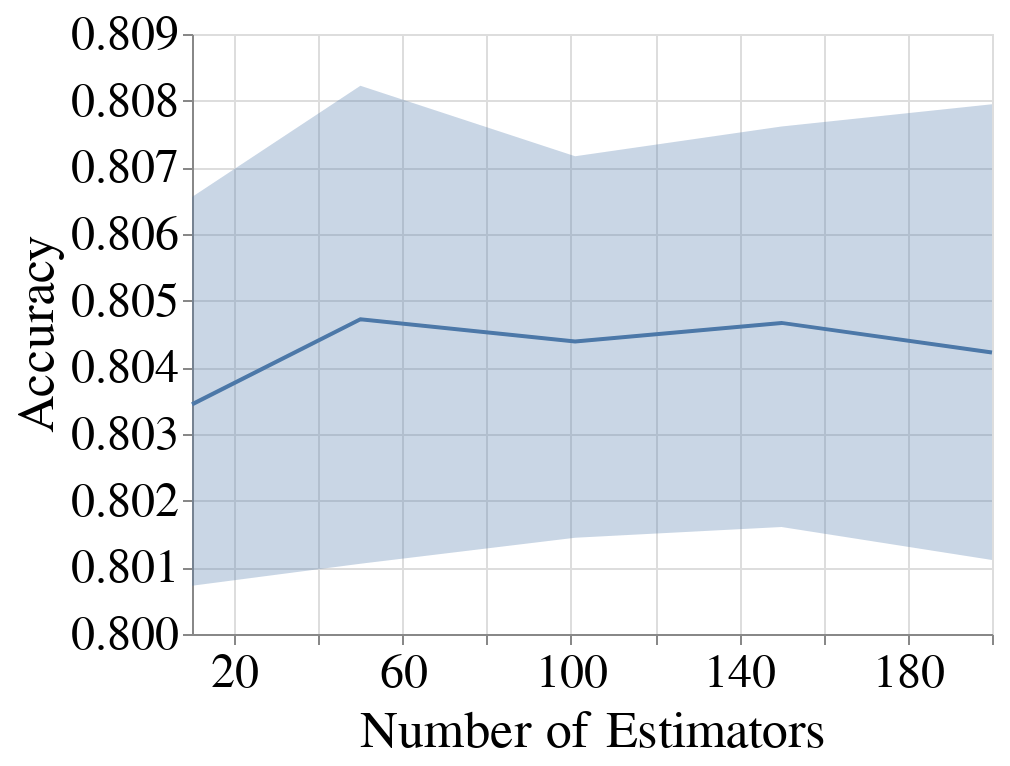

Here is the notebook cell this chart was saved with:
### Markdown cell above
### Group Metrics

### Code cell
create_plot_for_diff_bootstrap_sizes(all_subgroup_metrics_df,
                                     dataset_name=DATASET_NAMES[0],
                                     metric_name='Accuracy',
                                     model_name=MODEL_NAMES[0],
                                     with_band=True)

### Figure 1 — Vega-Lite specification as saved in the notebook (floating-point values rounded to 4 significant figures)
{"config": {"view": {"continuousWidth": 400, "continuousHeight": 300}, "axis": {"labelFontSize": 24, "labelFontWeight": "normal", "titleFontSize": 26, "titleFontWeight": "normal"}, "legend": {"columns": 2, "direction": "horizontal", "labelFontSize": 22, "labelLimit": 400, "orient": "top", "symbolStrokeWidth": 10, "titleAnchor": "middle", "titleFontSize": 24, "titleLimit": 300}, "title": {"fontSize": 22}}, "layer": [{"mark": {"type": "errorband", "extent": "ci"}, "encoding": {"x": {"field": "Num_Estimators", "scale": {"domain": [10, 200], "nice": false, "zero": false}, "title": "Number of Estimators", "type": "quantitative"}, "y": {"field": "Metric_Value", "scale": {"zero": false}, "title": "Accuracy", "type": "quantitative"}}}, {"mark": "line", "encoding": {"x": {"field": "Num_Estimators", "scale": {"domain": [10, 200], "nice": false, "zero": false}, "title": "Number of Estimators", "type": "quantitative"}, "y": {"aggregate": "mean", "field": "Metric_Value", "scale": {"zero": false}, "title": "Accuracy", "type": "quantitative"}}}], "data": {"name": "data-174f6ba7619087624e8a2f684c31af45"}, "$schema": "https://vega.github.io/schema/vega-lite/v4.17.0.json", "datasets": {"data-174f6ba7619087624e8a2f684c31af45": [{"Metric": "Accuracy", "Model_Name": "RandomForestClassifier", "Dataset_Name": "Folktables_CA_2018_Income", "Num_Estimators": 10, "Record_Create_Date_Time": "2024-02-24T22:03:06.218000", "Session_Uuid": "0f6a39fe-817f-42a6-99d0-a0801d2722bf", "Experiment_Iteration": "Exp_iter_1", "Dataset_Split_Seed": 100, "Fair_Intervention_Params_Lst": "[0.0]", "Intervention_Param": 0.0, "Run_Start_Date_Time": "2024-02-24T22:01:10.017000", "Subgroup": "overall", "Metric_Value": 0.7987}, {"Metric": "Accuracy", "Model_Name": "RandomForestClassifier", "Dataset_Name": "Folktables_CA_2018_Income", "Num_Estimators": 10, "Record_Create_Date_Time": "2024-02-24T22:03:36.862000", "Session_Uuid": "0f6a39fe-817f-42a6-99d0-a0801d2722bf", "Experiment_Iteration": "Exp_iter_2", "Dataset_Split_Seed": 200, "Fair_Intervention_Params_Lst": "[0.0]", "Intervention_Param": 0.0, "Run_Start_Date_Time": "2024-02-24T22:01:43.940000", "Subgroup": "overall", "Metric_Value": 0.805}, {"Metric": "Accuracy", "Model_Name": "RandomForestClassifier", "Dataset_Name": "Folktables_CA_2018_Income", "Num_Estimators": 10, "Record_Create_Date_Time": "2024-02-24T22:04:26.537000", "Session_Uuid": "0f6a39fe-817f-42a6-99d0-a0801d2722bf", "Experiment_Iteration": "Exp_iter_3", "Dataset_Split_Seed": 300, "Fair_Intervention_Params_Lst": "[0.0]", "Intervention_Param": 0.0, "Run_Start_Date_Time": "2024-02-24T22:02:28.125000", "Subgroup": "overall", "Metric_Value": 0.8027}, {"Metric": "Accuracy", "Model_Name": "RandomForestClassifier", "Dataset_Name": "Folktables_CA_2018_Income", "Num_Estimators": 10, "Record_Create_Date_Time": "2024-02-24T22:04:43.618000", "Session_Uuid": "0f6a39fe-817f-42a6-99d0-a0801d2722bf", "Experiment_Iteration": "Exp_iter_4", "Dataset_Split_Seed": 400, "Fair_Intervention_Params_Lst": "[0.0]", "Intervention_Param": 0.0, "Run_Start_Date_Time": "2024-02-24T22:02:49.106000", "Subgroup": "overall", "Metric_Value": 0.8023}, {"Metric": "Accuracy", "Model_Name": "RandomForestClassifier", "Dataset_Name": "Folktables_CA_2018_Income", "Num_Estimators": 10, "Record_Create_Date_Time": "2024-02-24T22:05:06.411000", "Session_Uuid": "0f6a39fe-817f-42a6-99d0-a0801d2722bf", "Experiment_Iteration": "Exp_iter_5", "Dataset_Split_Seed": 500, "Fair_Intervention_Params_Lst": "[0.0]", "Intervention_Param": 0.0, "Run_Start_Date_Time": "2024-02-24T22:03:10.363000", "Subgroup": "overall", "Metric_Value": 0.801}, {"Metric": "Accuracy", "Model_Name": "RandomForestClassifier", "Dataset_Name": "Folktables_CA_2018_Income", "Num_Estimators": 10, "Record_Create_Date_Time": "2024-02-24T22:05:26.238000", "Session_Uuid": "0f6a39fe-817f-42a6-99d0-a0801d2722bf", "Experiment_Iteration": "Exp_iter_6", "Dataset_Split_Seed": 600, "Fair_Intervention_Params_Lst": "[0.0]", "Intervention_Param": 0.0, "Run_Start_Date_Time": "2024-02-24T22:03:27.823000", "Subgroup": "overall", "Metric_Value": 0.811}, {"Metric": "Accuracy", "Model_Name": "RandomForestClassifier", "Dataset_Name": "Folktables_CA_2018_Income", "Num_Estimators": 50, "Record_Create_Date_Time": "2024-02-24T15:56:18.751000", "Session_Uuid": "f12c5c59-e58a-4f5a-bc5b-e33f81189fd7", "Experiment_Iteration": "Exp_iter_1", "Dataset_Split_Seed": 100, "Fair_Intervention_Params_Lst": "[0.0]", "Intervention_Param": 0.0, "Run_Start_Date_Time": "2024-02-24T15:47:09.491000", "Subgroup": "overall", "Metric_Value": 0.798}, {"Metric": "Accuracy", "Model_Name": "RandomForestClassifier", "Dataset_Name": "Folktables_CA_2018_Income", "Num_Estimators": 50, "Record_Create_Date_Time": "2024-02-24T16:22:05.351000", "Session_Uuid": "f12c5c59-e58a-4f5a-bc5b-e33f81189fd7", "Experiment_Iteration": "Exp_iter_2", "Dataset_Split_Seed": 200, "Fair_Intervention_Params_Lst": "[0.0]", "Intervention_Param": 0.0, "Run_Start_Date_Time": "2024-02-24T16:12:38.307000", "Subgroup": "overall", "Metric_Value": 0.8067}, {"Metric": "Accuracy", "Model_Name": "RandomForestClassifier", "Dataset_Name": "Folktables_CA_2018_Income", "Num_Estimators": 50, "Record_Create_Date_Time": "2024-02-24T16:23:55.740000", "Session_Uuid": "f12c5c59-e58a-4f5a-bc5b-e33f81189fd7", "Experiment_Iteration": "Exp_iter_4", "Dataset_Split_Seed": 400, "Fair_Intervention_Params_Lst": "[0.0]", "Intervention_Param": 0.0, "Run_Start_Date_Time": "2024-02-24T16:14:35.126000", "Subgroup": "overall", "Metric_Value": 0.8077}, {"Metric": "Accuracy", "Model_Name": "RandomForestClassifier", "Dataset_Name": "Folktables_CA_2018_Income", "Num_Estimators": 50, "Record_Create_Date_Time": "2024-02-24T16:31:34.018000", "Session_Uuid": "f12c5c59-e58a-4f5a-bc5b-e33f81189fd7", "Experiment_Iteration": "Exp_iter_3", "Dataset_Split_Seed": 300, "Fair_Intervention_Params_Lst": "[0.0]", "Intervention_Param": 0.0, "Run_Start_Date_Time": "2024-02-24T16:22:06.233000", "Subgroup": "overall", "Metric_Value": 0.8053}, {"Metric": "Accuracy", "Model_Name": "RandomForestClassifier", "Dataset_Name": "Folktables_CA_2018_Income", "Num_Estimators": 50, "Record_Create_Date_Time": "2024-02-24T16:33:13.931000", "Session_Uuid": "f12c5c59-e58a-4f5a-bc5b-e33f81189fd7", "Experiment_Iteration": "Exp_iter_5", "Dataset_Split_Seed": 500, "Fair_Intervention_Params_Lst": "[0.0]", "Intervention_Param": 0.0, "Run_Start_Date_Time": "2024-02-24T16:23:57.349000", "Subgroup": "overall", "Metric_Value": 0.7997}, {"Metric": "Accuracy", "Model_Name": "RandomForestClassifier", "Dataset_Name": "Folktables_CA_2018_Income", "Num_Estimators": 50, "Record_Create_Date_Time": "2024-02-24T16:42:30.408000", "Session_Uuid": "f12c5c59-e58a-4f5a-bc5b-e33f81189fd7", "Experiment_Iteration": "Exp_iter_6", "Dataset_Split_Seed": 600, "Fair_Intervention_Params_Lst": "[0.0]", "Intervention_Param": 0.0, "Run_Start_Date_Time": "2024-02-24T16:33:15.280000", "Subgroup": "overall", "Metric_Value": 0.811}, {"Metric": "Accuracy", "Model_Name": "RandomForestClassifier", "Dataset_Name": "Folktables_CA_2018_Income", "Num_Estimators": 101, "Record_Create_Date_Time": "2024-02-24T16:37:30.256000", "Session_Uuid": "d9a91e93-d876-40fe-98be-41ec023e789f", "Experiment_Iteration": "Exp_iter_1", "Dataset_Split_Seed": 100, "Fair_Intervention_Params_Lst": "[0.0]", "Intervention_Param": 0.0, "Run_Start_Date_Time": "2024-02-24T16:17:02.907000", "Subgroup": "overall", "Metric_Value": 0.799}, {"Metric": "Accuracy", "Model_Name": "RandomForestClassifier", "Dataset_Name": "Folktables_CA_2018_Income", "Num_Estimators": 101, "Record_Create_Date_Time": "2024-02-24T16:38:15.529000", "Session_Uuid": "d9a91e93-d876-40fe-98be-41ec023e789f", "Experiment_Iteration": "Exp_iter_4", "Dataset_Split_Seed": 400, "Fair_Intervention_Params_Lst": "[0.0]", "Intervention_Param": 0.0, "Run_Start_Date_Time": "2024-02-24T16:19:14.752000", "Subgroup": "overall", "Metric_Value": 0.807}, {"Metric": "Accuracy", "Model_Name": "RandomForestClassifier", "Dataset_Name": "Folktables_CA_2018_Income", "Num_Estimators": 101, "Record_Create_Date_Time": "2024-02-24T16:56:06.997000", "Session_Uuid": "d9a91e93-d876-40fe-98be-41ec023e789f", "Experiment_Iteration": "Exp_iter_5", "Dataset_Split_Seed": 500, "Fair_Intervention_Params_Lst": "[0.0]", "Intervention_Param": 0.0, "Run_Start_Date_Time": "2024-02-24T16:38:16.381000", "Subgroup": "overall", "Metric_Value": 0.803}, {"Metric": "Accuracy", "Model_Name": "RandomForestClassifier", "Dataset_Name": "Folktables_CA_2018_Income", "Num_Estimators": 101, "Record_Create_Date_Time": "2024-02-24T16:56:31.109000", "Session_Uuid": "d9a91e93-d876-40fe-98be-41ec023e789f", "Experiment_Iteration": "Exp_iter_2", "Dataset_Split_Seed": 200, "Fair_Intervention_Params_Lst": "[0.0]", "Intervention_Param": 0.0, "Run_Start_Date_Time": "2024-02-24T16:37:32.273000", "Subgroup": "overall", "Metric_Value": 0.805}, {"Metric": "Accuracy", "Model_Name": "RandomForestClassifier", "Dataset_Name": "Folktables_CA_2018_Income", "Num_Estimators": 101, "Record_Create_Date_Time": "2024-02-24T17:14:00.415000", "Session_Uuid": "d9a91e93-d876-40fe-98be-41ec023e789f", "Experiment_Iteration": "Exp_iter_6", "Dataset_Split_Seed": 600, "Fair_Intervention_Params_Lst": "[0.0]", "Intervention_Param": 0.0, "Run_Start_Date_Time": "2024-02-24T16:56:08.482000", "Subgroup": "overall", "Metric_Value": 0.81}, {"Metric": "Accuracy", "Model_Name": "RandomForestClassifier", "Dataset_Name": "Folktables_CA_2018_Income", "Num_Estimators": 101, "Record_Create_Date_Time": "2024-02-24T17:16:47.581000", "Session_Uuid": "d9a91e93-d876-40fe-98be-41ec023e789f", "Experiment_Iteration": "Exp_iter_3", "Dataset_Split_Seed": 300, "Fair_Intervention_Params_Lst": "[0.0]", "Intervention_Param": 0.0, "Run_Start_Date_Time": "2024-02-24T16:56:31.776000", "Subgroup": "overall", "Metric_Value": 0.8023}, {"Metric": "Accuracy", "Model_Name": "RandomForestClassifier", "Dataset_Name": "Folktables_CA_2018_Income", "Num_Estimators": 150, "Record_Create_Date_Time": "2024-02-24T16:49:46.953000", "Session_Uuid": "c4ce3ca1-31dc-4742-9386-91112ff5ed69", "Experiment_Iteration": "Exp_iter_1", "Dataset_Split_Seed": 100, "Fair_Intervention_Params_Lst": "[0.0]", "Intervention_Param": 0.0, "Run_Start_Date_Time": "2024-02-24T16:21:02.579000", "Subgroup": "overall", "Metric_Value": 0.7983}, {"Metric": "Accuracy", "Model_Name": "RandomForestClassifier", "Dataset_Name": "Folktables_CA_2018_Income", "Num_Estimators": 150, "Record_Create_Date_Time": "2024-02-24T16:51:35.220000", "Session_Uuid": "c4ce3ca1-31dc-4742-9386-91112ff5ed69", "Experiment_Iteration": "Exp_iter_4", "Dataset_Split_Seed": 400, "Fair_Intervention_Params_Lst": "[0.0]", "Intervention_Param": 0.0, "Run_Start_Date_Time": "2024-02-24T16:22:29.728000", "Subgroup": "overall", "Metric_Value": 0.8077}, {"Metric": "Accuracy", "Model_Name": "RandomForestClassifier", "Dataset_Name": "Folktables_CA_2018_Income", "Num_Estimators": 150, "Record_Create_Date_Time": "2024-02-24T17:17:29.502000", "Session_Uuid": "c4ce3ca1-31dc-4742-9386-91112ff5ed69", "Experiment_Iteration": "Exp_iter_2", "Dataset_Split_Seed": 200, "Fair_Intervention_Params_Lst": "[0.0]", "Intervention_Param": 0.0, "Run_Start_Date_Time": "2024-02-24T16:49:48.735000", "Subgroup": "overall", "Metric_Value": 0.806}, {"Metric": "Accuracy", "Model_Name": "RandomForestClassifier", "Dataset_Name": "Folktables_CA_2018_Income", "Num_Estimators": 150, "Record_Create_Date_Time": "2024-02-24T17:19:15.604000", "Session_Uuid": "c4ce3ca1-31dc-4742-9386-91112ff5ed69", "Experiment_Iteration": "Exp_iter_5", "Dataset_Split_Seed": 500, "Fair_Intervention_Params_Lst": "[0.0]", "Intervention_Param": 0.0, "Run_Start_Date_Time": "2024-02-24T16:51:36.152000", "Subgroup": "overall", "Metric_Value": 0.802}, {"Metric": "Accuracy", "Model_Name": "RandomForestClassifier", "Dataset_Name": "Folktables_CA_2018_Income", "Num_Estimators": 150, "Record_Create_Date_Time": "2024-02-24T17:44:59.737000", "Session_Uuid": "c4ce3ca1-31dc-4742-9386-91112ff5ed69", "Experiment_Iteration": "Exp_iter_3", "Dataset_Split_Seed": 300, "Fair_Intervention_Params_Lst": "[0.0]", "Intervention_Param": 0.0, "Run_Start_Date_Time": "2024-02-24T17:17:30.335000", "Subgroup": "overall", "Metric_Value": 0.8037}, {"Metric": "Accuracy", "Model_Name": "RandomForestClassifier", "Dataset_Name": "Folktables_CA_2018_Income", "Num_Estimators": 150, "Record_Create_Date_Time": "2024-02-24T17:51:00.188000", "Session_Uuid": "c4ce3ca1-31dc-4742-9386-91112ff5ed69", "Experiment_Iteration": "Exp_iter_6", "Dataset_Split_Seed": 600, "Fair_Intervention_Params_Lst": "[0.0]", "Intervention_Param": 0.0, "Run_Start_Date_Time": "2024-02-24T17:19:16.606000", "Subgroup": "overall", "Metric_Value": 0.8103}, {"Metric": "Accuracy", "Model_Name": "RandomForestClassifier", "Dataset_Name": "Folktables_CA_2018_Income", "Num_Estimators": 200, "Record_Create_Date_Time": "2024-02-24T17:02:40.552000", "Session_Uuid": "f7c0575e-6607-4d44-a07c-0facc7afa75a", "Experiment_Iteration": "Exp_iter_1", "Dataset_Split_Seed": 100, "Fair_Intervention_Params_Lst": "[0.0]", "Intervention_Param": 0.0, "Run_Start_Date_Time": "2024-02-24T16:24:50.154000", "Subgroup": "overall", "Metric_Value": 0.7983}, {"Metric": "Accuracy", "Model_Name": "RandomForestClassifier", "Dataset_Name": "Folktables_CA_2018_Income", "Num_Estimators": 200, "Record_Create_Date_Time": "2024-02-24T17:03:51.676000", "Session_Uuid": "f7c0575e-6607-4d44-a07c-0facc7afa75a", "Experiment_Iteration": "Exp_iter_4", "Dataset_Split_Seed": 400, "Fair_Intervention_Params_Lst": "[0.0]", "Intervention_Param": 0.0, "Run_Start_Date_Time": "2024-02-24T16:26:27.589000", "Subgroup": "overall", "Metric_Value": 0.8057}, {"Metric": "Accuracy", "Model_Name": "RandomForestClassifier", "Dataset_Name": "Folktables_CA_2018_Income", "Num_Estimators": 200, "Record_Create_Date_Time": "2024-02-24T17:40:28.215000", "Session_Uuid": "f7c0575e-6607-4d44-a07c-0facc7afa75a", "Experiment_Iteration": "Exp_iter_2", "Dataset_Split_Seed": 200, "Fair_Intervention_Params_Lst": "[0.0]", "Intervention_Param": 0.0, "Run_Start_Date_Time": "2024-02-24T17:02:42.217000", "Subgroup": "overall", "Metric_Value": 0.8053}, {"Metric": "Accuracy", "Model_Name": "RandomForestClassifier", "Dataset_Name": "Folktables_CA_2018_Income", "Num_Estimators": 200, "Record_Create_Date_Time": "2024-02-24T17:40:34.814000", "Session_Uuid": "f7c0575e-6607-4d44-a07c-0facc7afa75a", "Experiment_Iteration": "Exp_iter_5", "Dataset_Split_Seed": 500, "Fair_Intervention_Params_Lst": "[0.0]", "Intervention_Param": 0.0, "Run_Start_Date_Time": "2024-02-24T17:03:53.248000", "Subgroup": "overall", "Metric_Value": 0.8003}, {"Metric": "Accuracy", "Model_Name": "RandomForestClassifier", "Dataset_Name": "Folktables_CA_2018_Income", "Num_Estimators": 200, "Record_Create_Date_Time": "2024-02-24T18:19:55.214000", "Session_Uuid": "f7c0575e-6607-4d44-a07c-0facc7afa75a", "Experiment_Iteration": "Exp_iter_6", "Dataset_Split_Seed": 600, "Fair_Intervention_Params_Lst": "[0.0]", "Intervention_Param": 0.0, "Run_Start_Date_Time": "2024-02-24T17:40:36.324000", "Subgroup": "overall", "Metric_Value": 0.811}, {"Metric": "Accuracy", "Model_Name": "RandomForestClassifier", "Dataset_Name": "Folktables_CA_2018_Income", "Num_Estimators": 200, "Record_Create_Date_Time": "2024-02-24T18:19:57.060000", "Session_Uuid": "f7c0575e-6607-4d44-a07c-0facc7afa75a", "Experiment_Iteration": "Exp_iter_3", "Dataset_Split_Seed": 300, "Fair_Intervention_Params_Lst": "[0.0]", "Intervention_Param": 0.0, "Run_Start_Date_Time": "2024-02-24T17:40:29.022000", "Subgroup": "overall", "Metric_Value": 0.8047}]}}
